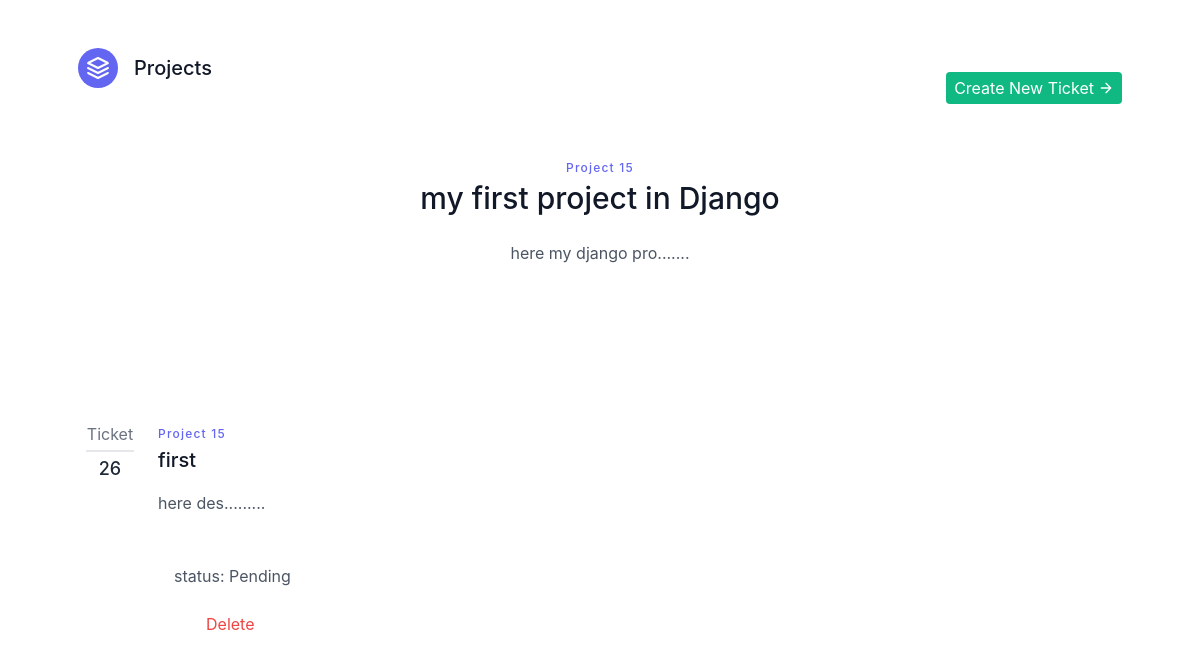
/tickets/my first project in Django/ (signed in), run on the app's committed database.
### app/models.py (models this page shows, shortened)
class Project(models.Model):
    project_name = models.TextField()
    project_description = models.TextField()
    created_at = models.DateTimeField(auto_now_add=True)  # Automatically set on creation

class Ticket(models.Model):
    STATUS_CHOICES = (
        ('Pending', 'Pending'),
        ('In Progress', 'In Progress'),
        ('Done', 'Done'),
    )
    project = models.ForeignKey(Project, on_delete=models.CASCADE)
    ticket_title = models.TextField()
    ticket_description = models.TextField()
    ticket_status = models.CharField(choices=STATUS_CHOICES, max_length=50)

### app/views.py (the view)
# urls.py: path('tickets/<str:project_name>/', views.ticket, name='tickets page'),
@login_required(login_url='login')
def ticket(request, project_name):
    project = get_object_or_404(Project, project_name=project_name)
    tickets = Ticket.objects.all()
    return render(request, 'tickets.html', {'project':project,'tickets':tickets})

### app/templates/tickets.html (shortened to what this page needs)
<!DOCTYPE html>
<html lang="en">
<link href="https://unpkg.com/tailwindcss@^2/dist/tailwind.min.css" rel="stylesheet">
<link rel="stylesheet" href="https://cdn.jsdelivr.net/npm/bootstrap@4.0.0/dist/css/bootstrap.min.css">
<body>
    <header class="text-gray-600 body-font">
        <div class="container mx-auto flex flex-wrap p-5 flex-col md:flex-row items-center">
          <a href="/" class="flex title-font font-medium items-center text-gray-900 mb-4 md:mb-0">
            <svg xmlns="http://www.w3.org/2000/svg" fill="none" stroke="currentColor" stroke-linecap="round" stroke-linejoin="round" stroke-width="2" class="w-10 h-10 text-white p-2 bg-indigo-500 rounded-full" viewBox="0 0 24 24">
              <path d="M12 2L2 7l10 5 10-5-10-5zM2 17l10 5 10-5M2 12l10 5 10-5"></path>
            </svg>
            <span class="ml-3 text-xl">Projects</span>
          </a>
          <button class="md:ml-auto flex flex-wrap items-center text-white text-base justify-center bg-green-500 border-0 py-1 px-2 focus:outline-none hover:bg-green-700 rounded text-base mt-3 md:mt-0" data-toggle="modal" data-target="#exampleModal"  type="button">Create New Ticket
            <svg fill="none" stroke="currentColor" stroke-linecap="round" stroke-linejoin="round" stroke-width="2" class="w-4 h-4 ml-1" viewBox="0 0 24 24">
              <path d="M5 12h14M12 5l7 7-7 7"></path>
            </svg>
          </button>
        </div>
      </header>
      <section class="text-gray-600 body-font">
        <div class="flex flex-col text-center w-full mb-5">
          <h2 class="text-xs text-indigo-500 tracking-widest font-medium title-font mb-1">Project {{ project.id }}</h2>
          <h1 class="sm:text-3xl text-2xl font-medium title-font mb-4 text-gray-900">{{ project.project_name }}</h1>
          <p class="lg:w-2/3 mx-auto leading-relaxed text-base">{{ project.project_description }}</p>
        </div>
        <div class="container px-5 py-24 mx-auto">
          <div class="flex flex-wrap -mx-4 -my-8">
            {% for ticket in tickets %}
            {% if ticket.project.id == project.id %}
            <div class="py-8 px-4 lg:w-1/3">
              <div class="h-full flex items-start">
                <div class="w-12 flex-shrink-0 flex flex-col text-center leading-none">
                  <span class="text-gray-500 pb-2 mb-2 border-b-2 border-gray-200">Ticket</span>
                  <span class="font-medium text-lg text-gray-800 title-font leading-none">{{ticket.id}}</span>
                </div>
                <div class="flex-grow pl-6">
                  <h2 class="tracking-widest text-xs title-font font-medium text-indigo-500 mb-1">Project {{ project.id }}</h2>
                  <h1 class="title-font text-xl font-medium text-gray-900 mb-3">{{ticket.ticket_title}}</h1>
                  <p class="leading-relaxed mb-5">{{ticket.ticket_description}}</p>
                  <a class="inline-flex items-center">
                    <span class="flex-grow flex flex-col pl-3">
                      status: {{ticket.ticket_status}}
                    </span>
                  </a>
                  <a href="/delete_ticket/{{ ticket.id }}"  class="text-red-500 inline-flex mx-5 items-center mt-4">Delete
                  </a>
                </div>
              </div>
            </div>
            {% endif %}
            {% endfor %}
          </div>
        </div>
      </section>
    </body>
</html>

### data on the page
Project: id "15", project_name "my first project in Django", project_description "here my django pro......."
Ticket: id "26", ticket_title "first", ticket_description "here des.........", ticket_status "Pending"
